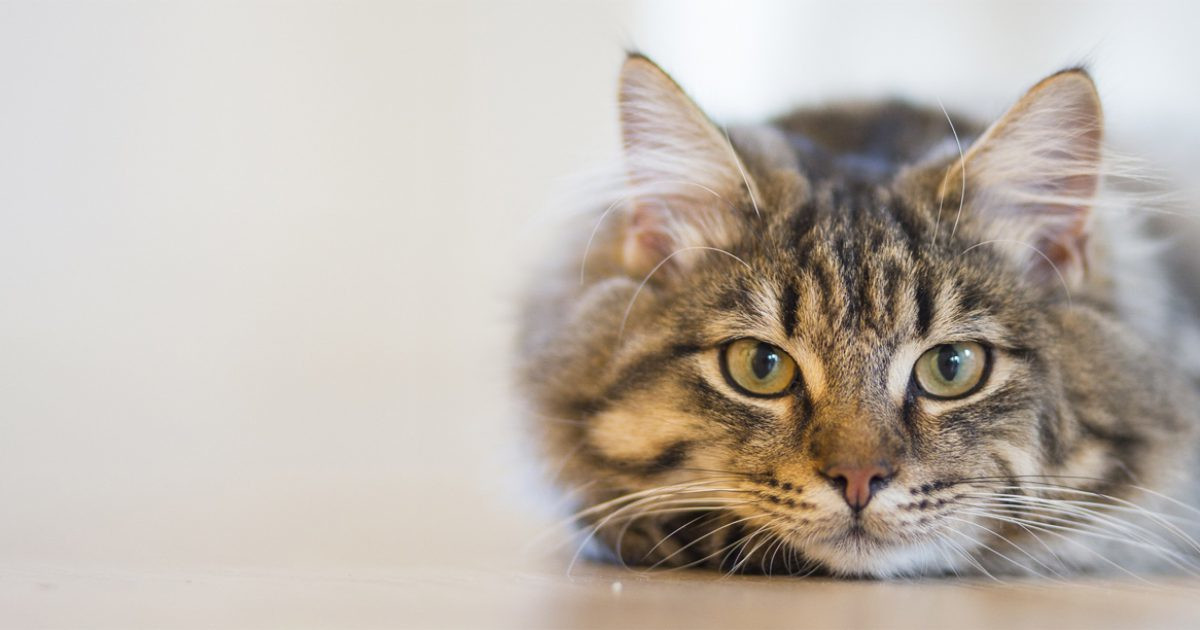
#> input picture cat.jpg, 1200 x 630 px
$ python 06a_arithmatic.py
#> lines starting #> are read from the running program, lines starting #| are printed output that depends on the picture
import cv2 as cv
import numpy as np

image = cv.imread('cat.jpg')
#> image is the input picture: shape (630, 1200, 3); mean B, G, R 173.1, 181.9, 190.7
height, width, channel = image.shape
#> height = 630; width = 1200; channel = 3

add = np.ones((height,width,channel), dtype='uint8') * 100

# tambah intensitas setiap piksel (setiap channel) dengan 100
image_tambah = cv.add (image,add)
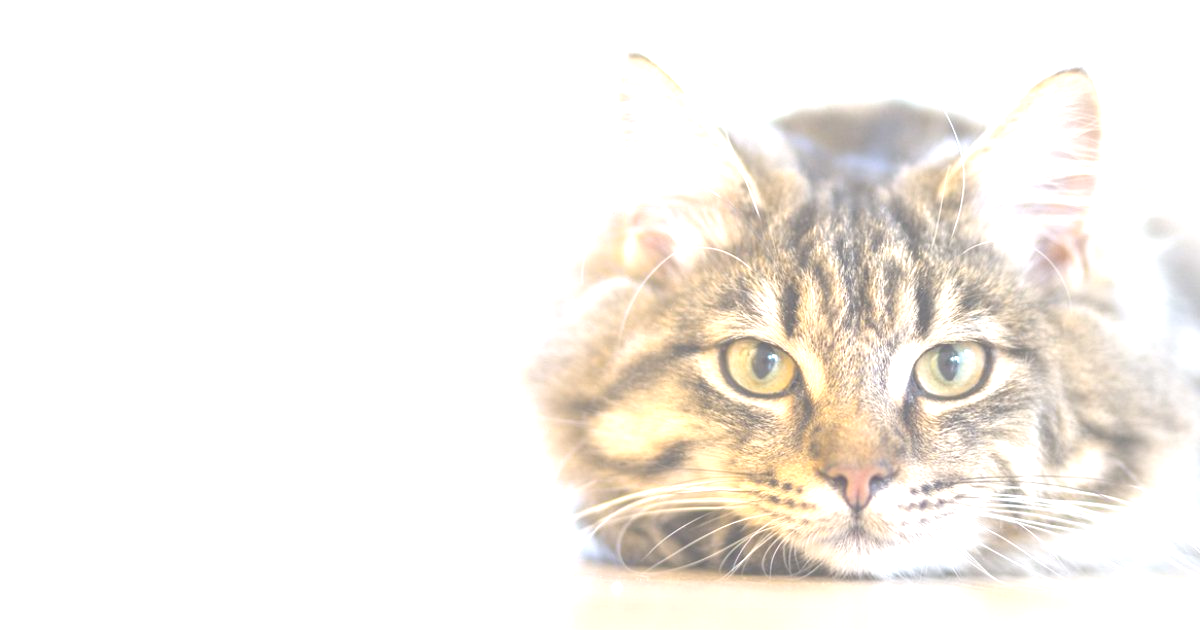
#> image_tambah: shape (630, 1200, 3); mean B, G, R 236.1, 241.8, 245.9
image_kurang = cv.subtract (image,add)
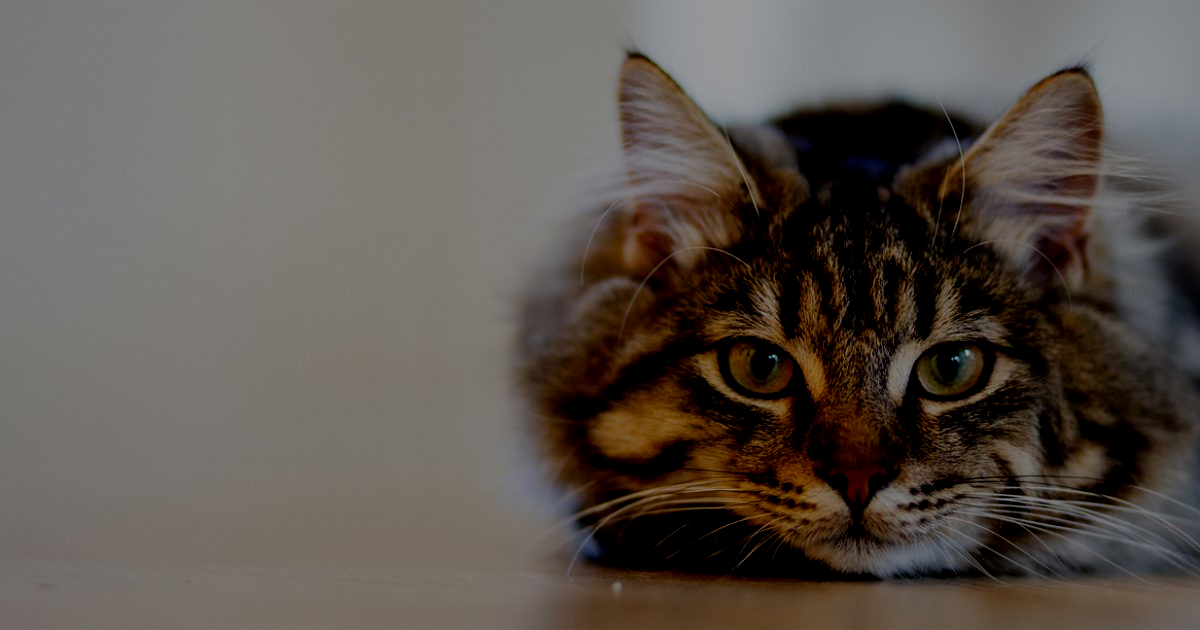
#> image_kurang: shape (630, 1200, 3); mean B, G, R 78.6, 84.9, 92.5
cv.imshow('image_lama',image)
cv.imshow('image_tambah',image_tambah)
cv.imshow('image_kurang',image_kurang)
cv.waitKey()

# load gambar baru
# lalu gunakan cv.add() dan cv.subtract()
# untuk menambahkan dan mengurangi gambar lama
# dengan gambar baru ini
